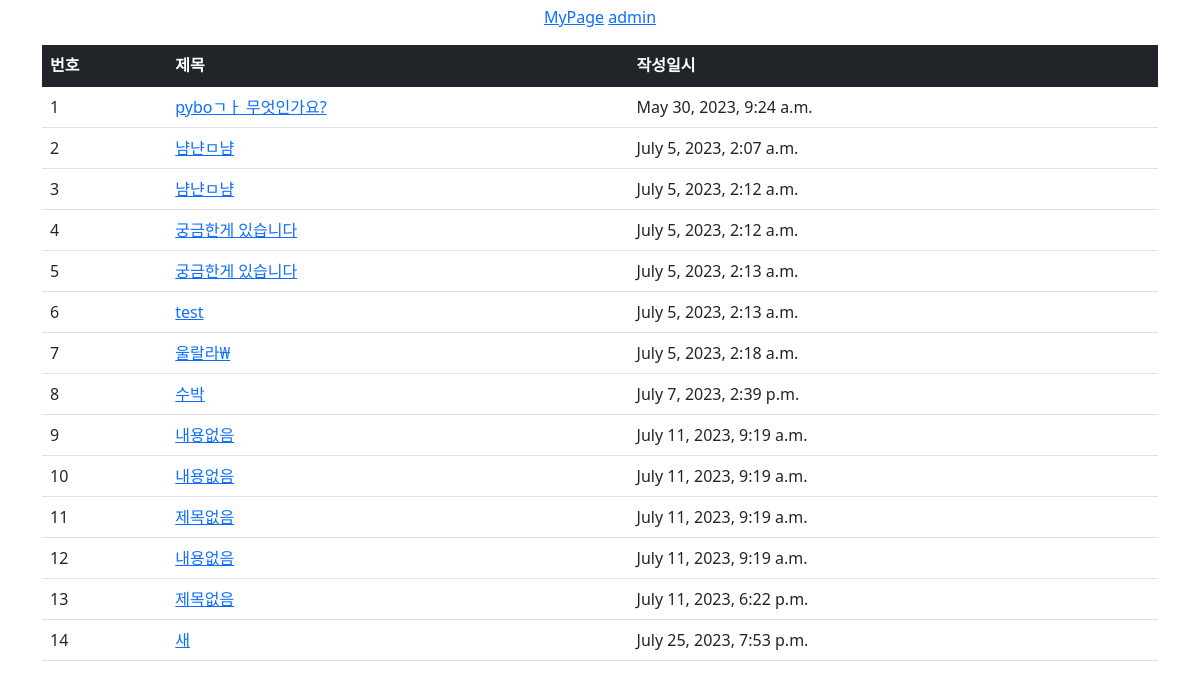
Page /common/mypage/ (signed in) on the committed database.
### pybo/models.py (models this page shows, shortened)
class Question(models.Model):
    subject = models.CharField(max_length = 200)
    author = models.ForeignKey(User, on_delete=models.CASCADE)
    content = models.TextField()
    create_date = models.DateTimeField()
    modify_date=models.DateTimeField(null=True, blank=True)
    star = models.ManyToManyField(User, related_name='stars',blank=True)

### common/views.py (the view)
# urls.py: path('mypage/',views.mypage,name='mypage'),
def mypage(request):
    myquestion_list=Question.objects.filter(author = request.user)
    context = {'myquestion_list': myquestion_list}
    return render(request, 'common/mypage.html',context)

### templates/common/mypage.html
{% extends 'common/base.html' %}
{% block content %}
<div class="container my-3">
    <table class="table">
        <thead>
        <tr class="table-dark">
            <th>번호</th>
            <th>제목</th>
            <th>작성일시</th>
        </tr>
        </thead>
        <tbody>
        {% if myquestion_list %}
        {% for question in myquestion_list %}
        <tr>
            <td>{{ forloop.counter }}</td>
            <td>
                <a href="{% url 'pybo:detail' question.id %}">{{ question.subject }}</a>
            </td>
            <td>{{ question.create_date }}</td>
        </tr>
        {% endfor %}
        {% else %}
        <tr>
            <td colspan="3">질문이 없습니다.</td>
        </tr>
        {% endif %}
        </tbody>
    </table>
</div>
{% endblock %}

### templates/common/base.html (shortened to what this page needs)
{% load static %}
<!doctype html>
<html lang="ko">
<head>
    <link rel="stylesheet" type="text/css" href="{% static 'bootstrap.min.css' %}">
    <link rel="stylesheet" type="text/css" href="{% static 'style.css' %}">
</head>
<body>
<div class="info">
    {% if user.is_anonymous %}
        <a href="{%url 'common:login'%}">로그인</a>
        <a href="{%url 'common:signup'%}">회원가입</a>
    {% else %}
    <a href="{% url 'common:mypage'%}">MyPage</a>
    <a href="{% url 'common:logout' %}">{{user.username}}</a>
    {% endif %}
</div>
{% block content %}
{% endblock %}
</body>
</html>

### static/style.css (style rules this page uses)
div.info { padding:5px 5px 0px 5px; text-align: center; }

### rows in the picture
Question: subject "pyboㄱㅏ 무엇인가요?", create_date "May 30, 2023, 9:24 a.m."
Question: subject "냠냔ㅁ냠", create_date "July 5, 2023, 2:07 a.m."
Question: subject "냠냔ㅁ냠", create_date "July 5, 2023, 2:12 a.m."
Question: subject "궁금한게 있습니다", create_date "July 5, 2023, 2:12 a.m."
Question: subject "궁금한게 있습니다", create_date "July 5, 2023, 2:13 a.m."
Question: subject "test", create_date "July 5, 2023, 2:13 a.m."
Question: subject "울랄라₩", create_date "July 5, 2023, 2:18 a.m."
Question: subject "수박", create_date "July 7, 2023, 2:39 p.m."
Question: subject "내용없음", create_date "July 11, 2023, 9:19 a.m."
Question: subject "내용없음", create_date "July 11, 2023, 9:19 a.m."
Question: subject "제목없음", create_date "July 11, 2023, 9:19 a.m."
Question: subject "내용없음", create_date "July 11, 2023, 9:19 a.m."
Question: subject "제목없음", create_date "July 11, 2023, 6:22 p.m."
Question: subject "새", create_date "July 25, 2023, 7:53 p.m."

### other values in the picture
{{ user.username }} "admin"
